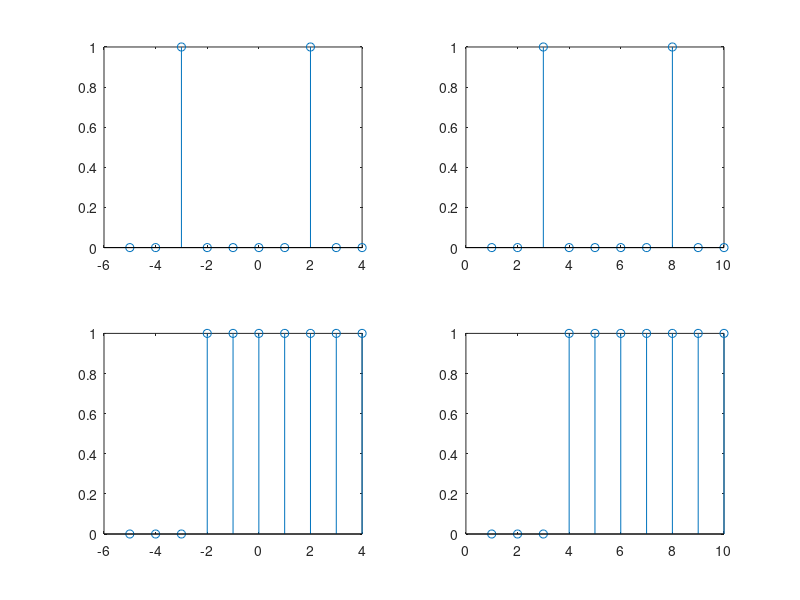

The MATLAB script that drew this image:
%Jamie Ping 27563132 ELEC342 CK-X
%Lab1, q2

clear
clc
clf

y1 = zeros(1,10)
y1(3)=1
y1(8)=1
y2 = zeros(1,10)
y2(4:10)=1

subplot(2,2,1)
stem(-5:4,y1)
subplot(2,2,2)
stem(y1)
subplot(2,2,3)
stem(-5:4,y2)
subplot(2,2,4)
stem(y2)